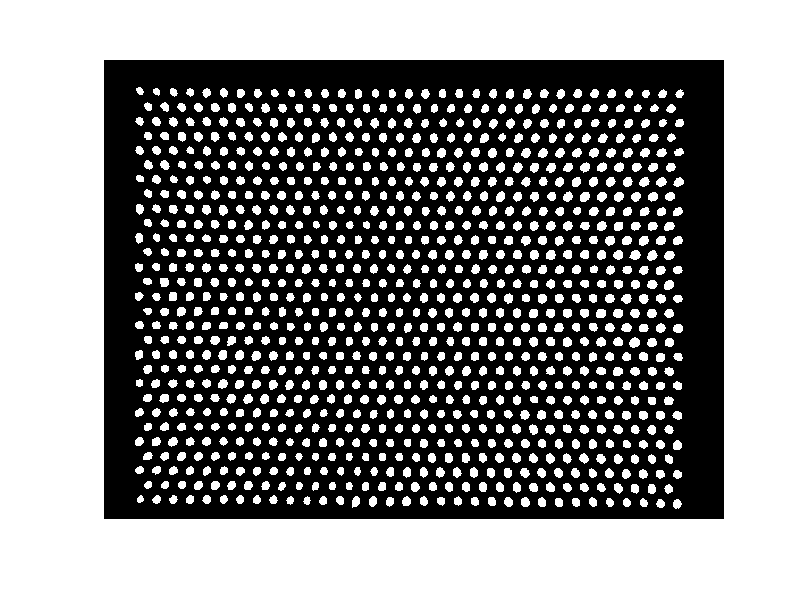

Reproduce this figure in MATLAB. (Note: this script raises an error after producing the figure.)
clc;clear all;close all;
load('testY.mat');
videoFrame=VY{1}
imshow(videoFrame);
DD=bwconncomp(videoFrame); D=DD.PixelIdxList;
 numD=length(D);
 q=1;I=[];
 for kk=1:numD;
     if length(D{kk})<50
         I(q)=kk;q=q+1;
     end
 end
   D(I)=[];
 numnode=length(D);
  for k=1:numnode
 c=D{1,k}(:,1);d=D{1,k}(:,1);
 %c=fix(c/1080)+1;d=d-1080*(c-1);%获取白点边界点的横纵坐标
 c=fix(c/1080);d=d-1080*c;
 y(k)=sum(d)/length(d);x(k)=sum(c)/length(c); %取边界点横纵坐标平均值作为质心

end
[n,m]=mergesort(y,x,1,943);%按y的值进行快速排序
s=1;k=1;
while s<=29      %对第一帧每一行重新排序
    if mod(s,2)==1
       [a1,a]=mergesort(m,n,k,k+32); n(k:k+32)=a;m(k:k+32)=a1;s=s+1;k=k+33;
    elseif mod(s,2)==0
        [a1,a]=mergesort(m,n,k,k+31);n(k:k+31)=a;m(k:k+31)=a1;s=s+1;k=k+32;
    end
end
  figure,imshow(videoFrame);
    for k=1:943
    text(m(k),n(k),num2str(k));%在质心标上序号
    end


